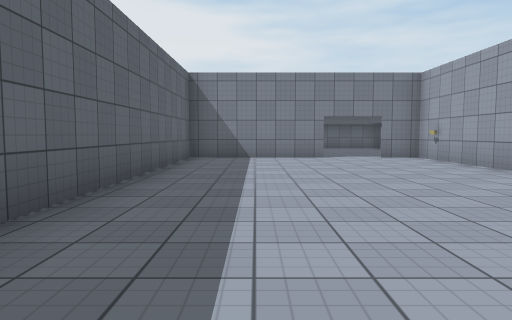
View 1 (above)

18 first-person views from a walk through a Unity game level. The camera is 1.2 m above the floor, tilts 4° down and sees 70° across. The floor is counted in squares, 2 m on a side. Each view is taken from the middle of a square. On the plan, view 1 faces up. The plan holds only what a view shows up to about 10 squares ahead; the rest is blank. The place goes on beyond the plan. Surface patterns are stand-ins for the level's own textures.

View 2
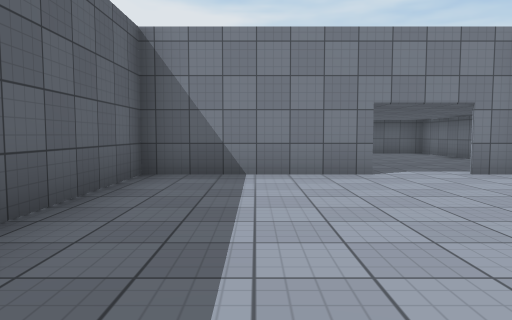

View 3
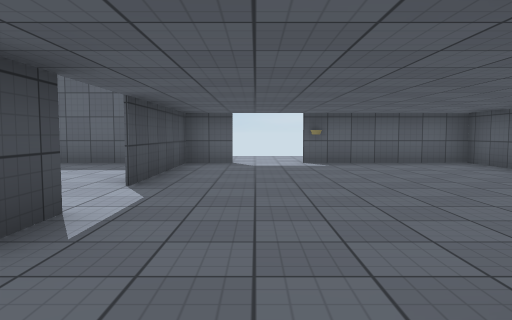

View 4
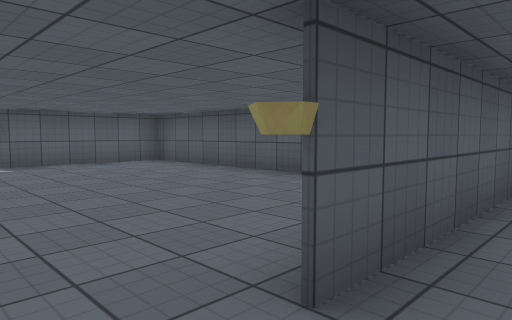

View 5
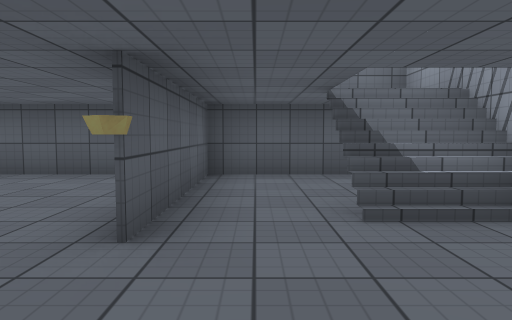

View 6
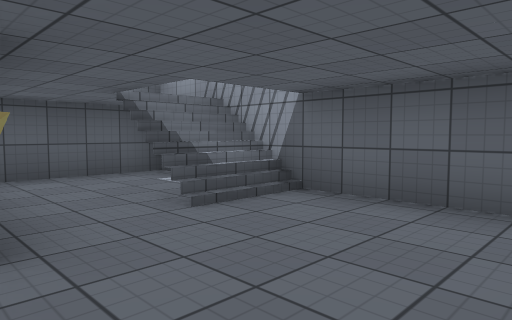

View 7
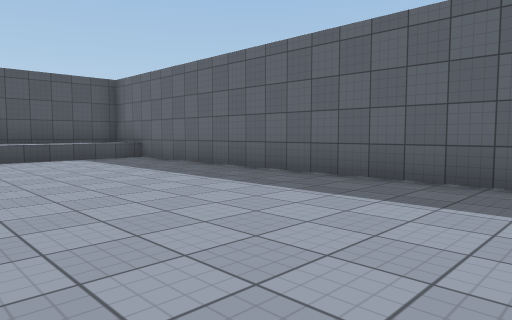

View 8
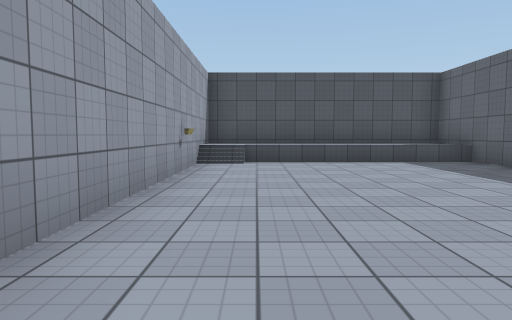

View 9
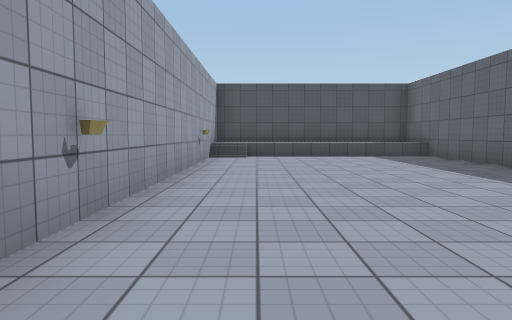

View 10
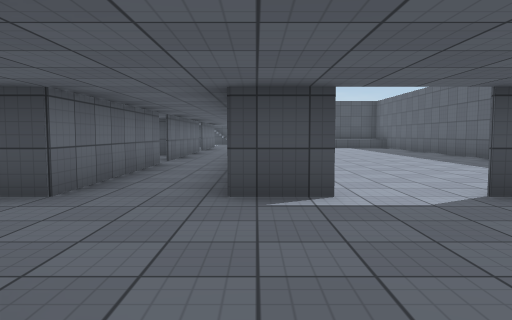

View 11
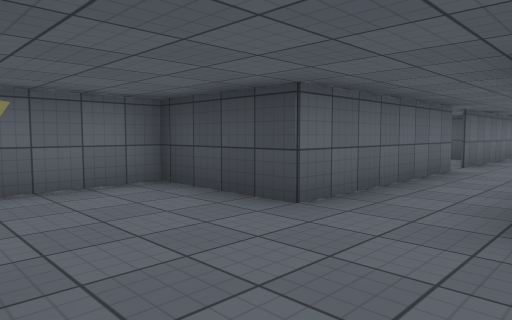

View 12
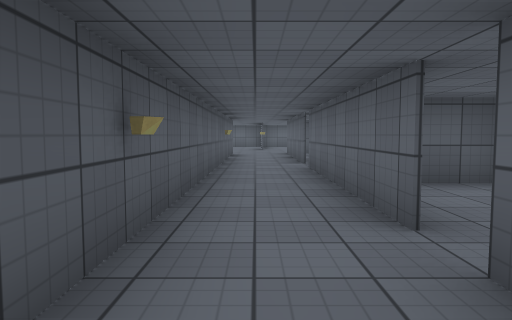

View 13
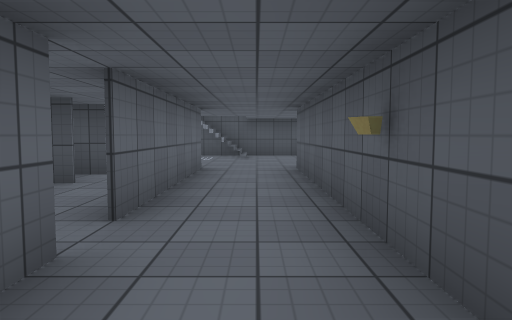

View 14
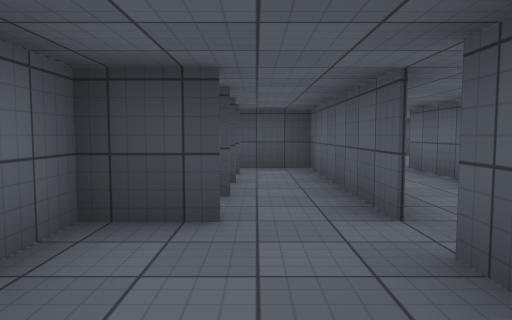

View 15
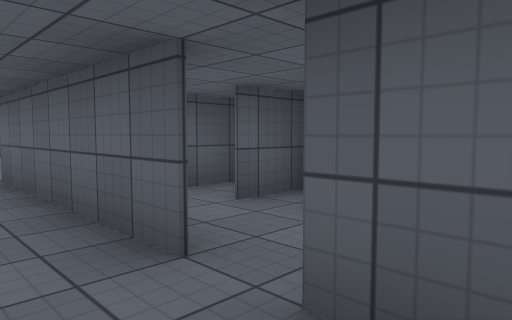

View 16
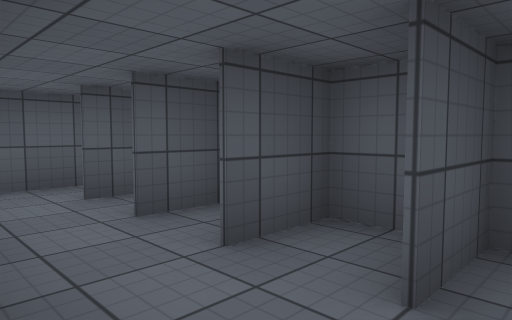

View 17
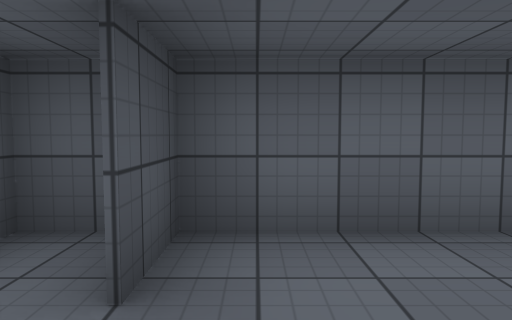

View 18
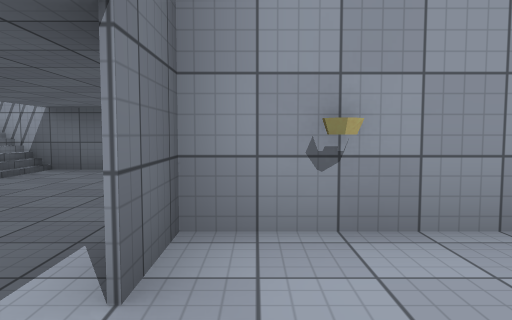

### Floor plan
Key: @ floor where view 1 was taken; # wall or solid block; . main floor; : floor 0.75 m higher than the main floor; = window, fence, low wall or low ledge; O other object.
Columns run from 4 left of view 1 to 9 right of it. Each row starts with its distance up from view 1.
 16   ###########
 15   #......#...
 14   #......#.##
 13   #......#.::#
 12 .........O...#
 11 .............#
 10   ####.....###
  9   #.....O.###
  8   #.....O.#.#
  7   #.....#.#.#
  6   #.....O.#.##
  5   #.....O....#
  4   #.....O.#..#
  3   #.....#.####
  2   #.....#.#..
  1   #.....#.#..
  0   #.@...O...#
 -1   #.....O.#.#
 -2   #.....#.#.#
 -3   #=::::#.#.#
 -4   #######.###
 -5   #     ...
 -6         ...
 -7         ..
 -8         ..

Positions as (right, up) in squares from view 1, and headings:
1: (0, 0), facing up
2: (0, 4), facing up
3: (6, 11), facing left
4: (6, 11), facing up-left
5: (6, 10), facing up
6: (5, 10), facing up-right
7: (3, 6), facing down-left
8: (3, 5), facing down
9: (3, 7), facing down
10: (4, 13), facing down
11: (4, 12), facing down-right
12: (5, -2), facing up
13: (5, 2), facing down
14: (7, 2), facing down
15: (5, 4), facing up-right
16: (6, 5), facing up-right
17: (6, 5), facing right
18: (2, 9), facing right
